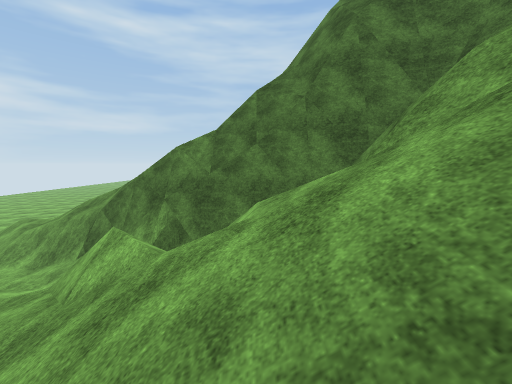
view 1 (above)

18 first-person views from a walk through a scene from a Unity 3-D project. The camera is 1.3 m above the floor, tilts 6° down and sees 90° across. The floor is counted in squares, 2 m on a side. Each view is taken from the middle of a square. On the plan, view 1 faces up. The plan holds only what a view shows up to about 9 squares ahead; the rest is blank. The place goes on beyond the plan. The player character is not drawn. Some animated figures are not drawn. Surface patterns are stand-ins for the level's own textures.

view 2
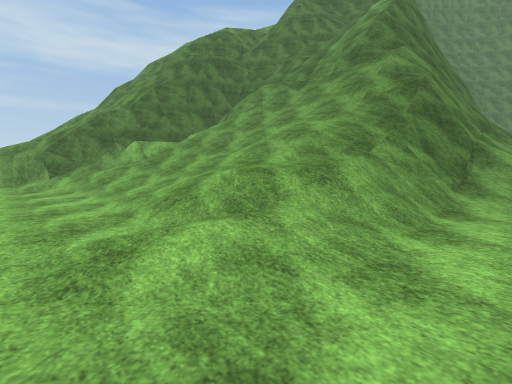

view 3
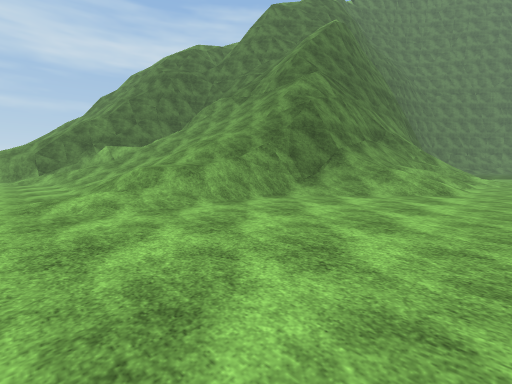

view 4
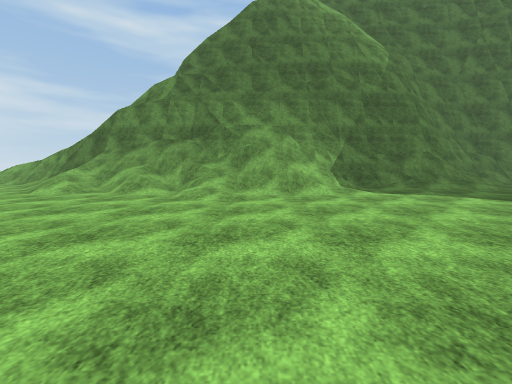

view 5
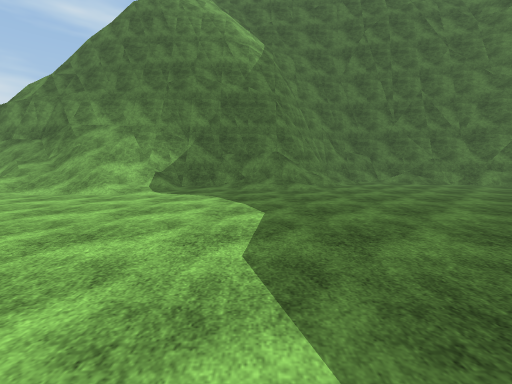

view 6
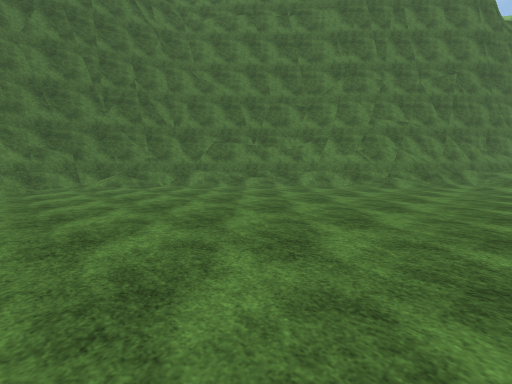

view 7
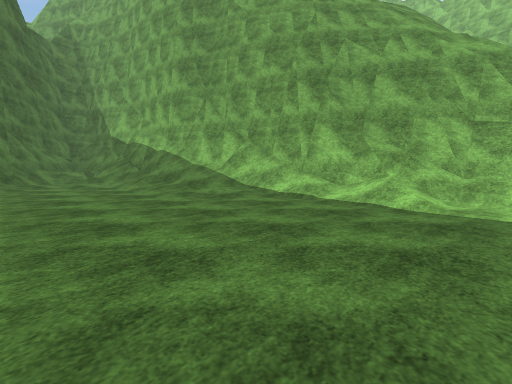

view 8
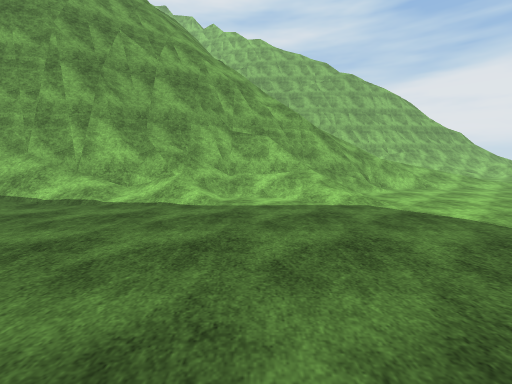

view 9
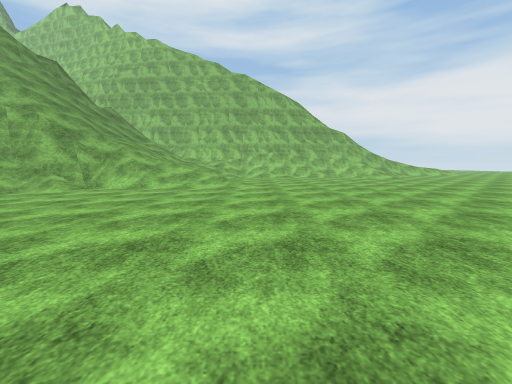

view 10
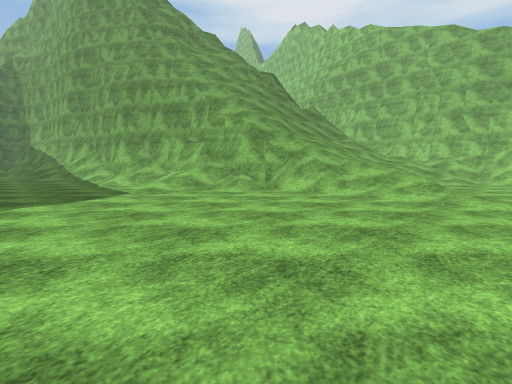

view 11
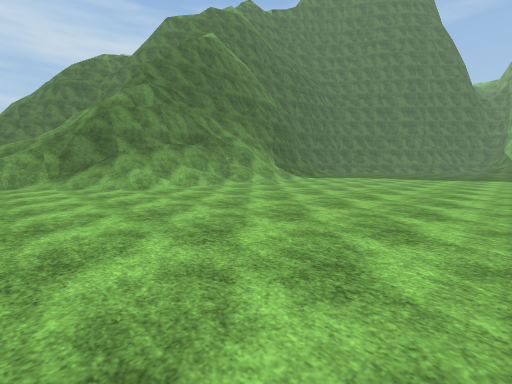

view 12
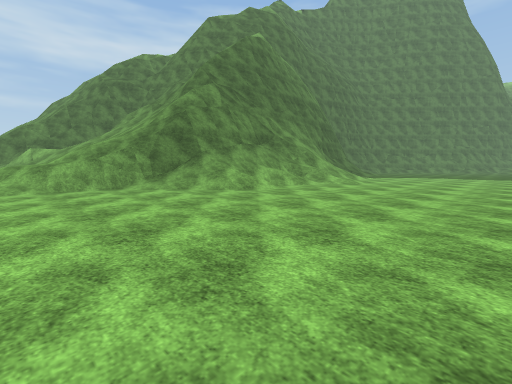

view 13
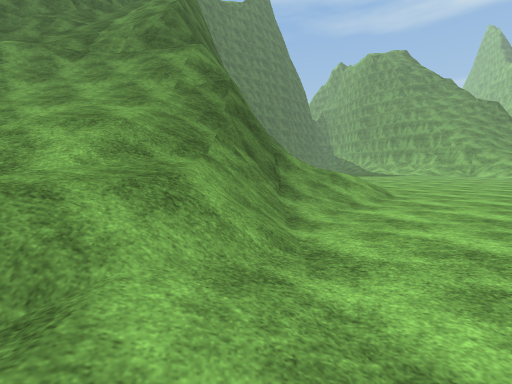

view 14
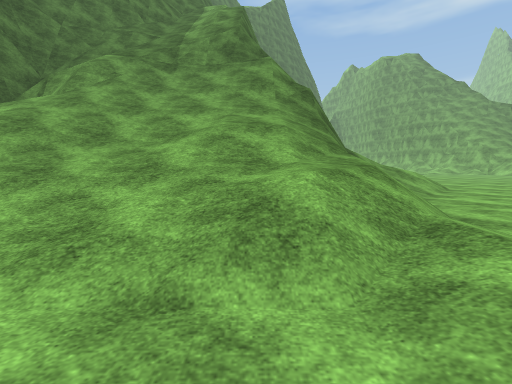

view 15
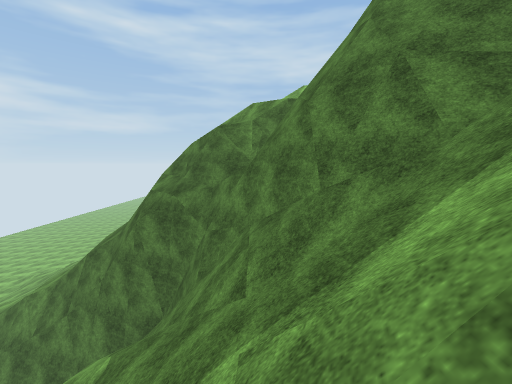

view 16
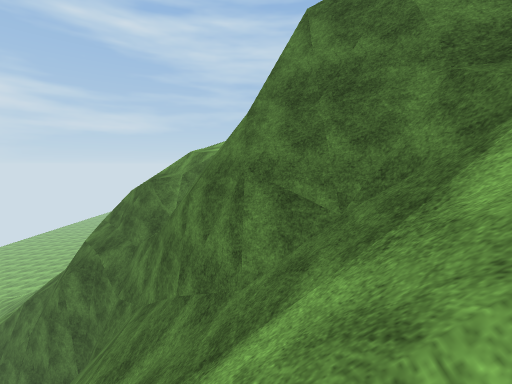

view 17
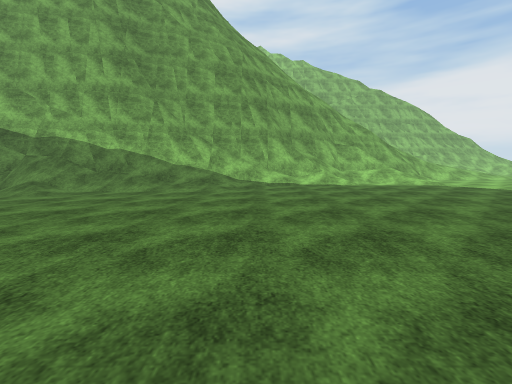

view 18
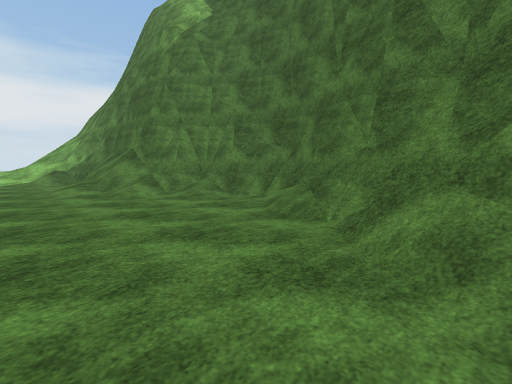

### Floor plan
Key: @ floor where view 1 was taken; # wall or solid block; . floor; / step, stairs or slope; = window, fence, low wall or low ledge; v drop or lower ground.
Columns run from 5 left of view 1 to 26 right of it. Each row starts with its distance up from view 1.
  8       #
  7 //////#
  6 /=##vv##
  5 .//#######
  4 .///  #=###
  3 ./////#v/v###
  2 ..//////////###
  1 ../////////////
  0 ..///@////////
 -1 .///////#v////    #
 -2 .////////#vv    vvv
 -3 .///////=#         ######
 -4 .////###############/.//##
 -5 .....//////#//###///..../##
 -6 ....../////////..//....../##
 -7 .......////////.........../##
 -8 .........../.............../##
 -9   ........................../##
-10   ..........................//##
-11   ............................/#
-12   ...........................///
-13     .....................//////#
-14     ....................//=#####
-15        ...........//./=######
-16       ...........///=####
-17      ..........//=######
-18     ......../////####vv#vv
-19     .........//////////=v

Where each view was taken, in squares from view 1:
view 1: 0 up, 0 right, facing up
view 2: 5 down, 5 left, facing up-right
view 3: 8 down, 5 left, facing up-right
view 4: 13 down, 7 right, facing up
view 5: 13 down, 12 right, facing up
view 6: 12 down, 15 right, facing up-right
view 7: 10 down, 15 right, facing down-right
view 8: 10 down, 15 right, facing down
view 9: 10 down, 7 right, facing down
view 10: 12 down, 7 right, facing down-right
view 11: 14 down, 1 left, facing up-right
view 12: 12 down, 3 left, facing up-right
view 13: 4 down, 4 left, facing right
view 14: 2 down, 5 left, facing right
view 15: 1 down, 5 right, facing up
view 16: 1 down, 7 right, facing up
view 17: 6 down, 19 right, facing down
view 18: 7 down, 20 right, facing up-left
